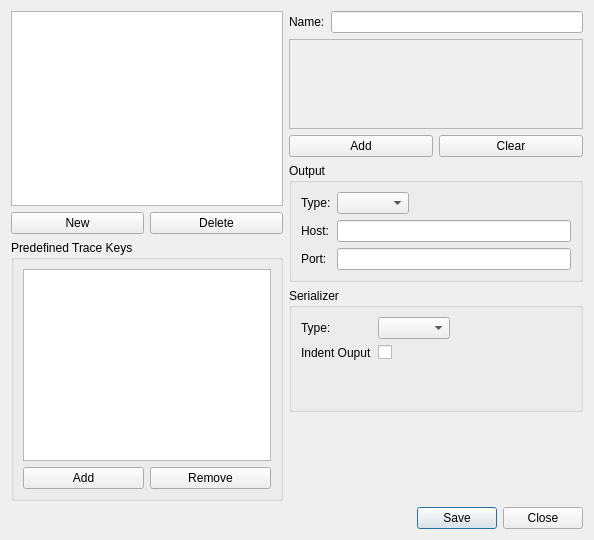
<?xml version="1.0" encoding="UTF-8"?>
<ui version="4.0">
 <class>ConfigEditor</class>
 <widget class="QDialog" name="ConfigEditor">
  <property name="geometry">
   <rect>
    <x>0</x>
    <y>0</y>
    <width>594</width>
    <height>540</height>
   </rect>
  </property>
  <property name="windowTitle">
   <string>Trace Configuration</string>
  </property>
  <layout class="QGridLayout" name="gridLayout_3">
   <item row="0" column="0">
    <layout class="QVBoxLayout" name="verticalLayout">
     <item>
      <widget class="QListWidget" name="processList"/>
     </item>
     <item>
      <layout class="QHBoxLayout" name="horizontalLayout_3"/>
     </item>
     <item>
      <layout class="QHBoxLayout" name="horizontalLayout_2">
       <item>
        <widget class="QPushButton" name="newConfigButton">
         <property name="text">
          <string>New</string>
         </property>
        </widget>
       </item>
       <item>
        <widget class="QPushButton" name="delConfigButton">
         <property name="text">
          <string>Delete</string>
         </property>
        </widget>
       </item>
      </layout>
     </item>
    </layout>
   </item>
   <item row="0" column="1" rowspan="2">
    <layout class="QVBoxLayout" name="verticalLayout_2">
     <item>
      <layout class="QHBoxLayout" name="horizontalLayout">
       <item>
        <widget class="QLabel" name="nameLabel">
         <property name="text">
          <string>Name:</string>
         </property>
        </widget>
       </item>
       <item>
        <widget class="QLineEdit" name="nameEdit"/>
       </item>
      </layout>
     </item>
     <item>
      <widget class="QScrollArea" name="scrollArea">
       <property name="widgetResizable">
        <bool>true</bool>
       </property>
       <widget class="QWidget" name="scrollAreaWidgetContents_2">
        <property name="geometry">
         <rect>
          <x>0</x>
          <y>0</y>
          <width>291</width>
          <height>94</height>
         </rect>
        </property>
       </widget>
      </widget>
     </item>
     <item>
      <layout class="QHBoxLayout" name="horizontalLayout_4">
       <item>
        <widget class="QPushButton" name="addFilterButton">
         <property name="text">
          <string>Add</string>
         </property>
        </widget>
       </item>
       <item>
        <widget class="QPushButton" name="clearFiltersButton">
         <property name="text">
          <string>Clear</string>
         </property>
        </widget>
       </item>
      </layout>
     </item>
     <item>
      <widget class="QGroupBox" name="outputBox">
       <property name="title">
        <string>Output</string>
       </property>
       <layout class="QFormLayout" name="formLayout">
        <property name="fieldGrowthPolicy">
         <enum>QFormLayout::ExpandingFieldsGrow</enum>
        </property>
        <item row="0" column="0">
         <widget class="QLabel" name="label">
          <property name="text">
           <string>Type:</string>
          </property>
         </widget>
        </item>
        <item row="0" column="1">
         <widget class="QComboBox" name="outputTypeComboBox"/>
        </item>
        <item row="1" column="0">
         <widget class="QLabel" name="hostLabel">
          <property name="text">
           <string>Host:</string>
          </property>
         </widget>
        </item>
        <item row="1" column="1">
         <widget class="QLineEdit" name="hostEdit"/>
        </item>
        <item row="2" column="0">
         <widget class="QLabel" name="portLabel">
          <property name="text">
           <string>Port:</string>
          </property>
         </widget>
        </item>
        <item row="2" column="1">
         <widget class="QLineEdit" name="portEdit"/>
        </item>
       </layout>
      </widget>
     </item>
     <item>
      <widget class="QGroupBox" name="outputBox_2">
       <property name="title">
        <string>Serializer</string>
       </property>
       <layout class="QGridLayout" name="gridLayout_2">
        <item row="0" column="0">
         <widget class="QLabel" name="label_4">
          <property name="text">
           <string>Type:</string>
          </property>
         </widget>
        </item>
        <item row="0" column="1">
         <widget class="QComboBox" name="serializerComboBox"/>
        </item>
        <item row="0" column="2">
         <spacer name="horizontalSpacer">
          <property name="orientation">
           <enum>Qt::Horizontal</enum>
          </property>
          <property name="sizeHint" stdset="0">
           <size>
            <width>128</width>
            <height>20</height>
           </size>
          </property>
         </spacer>
        </item>
        <item row="1" column="0">
         <widget class="QLabel" name="beautifiedLabel">
          <property name="text">
           <string>Indent Ouput</string>
          </property>
         </widget>
        </item>
        <item row="1" column="1">
         <widget class="QCheckBox" name="beautifiedCheckBox">
          <property name="layoutDirection">
           <enum>Qt::LeftToRight</enum>
          </property>
          <property name="text">
           <string/>
          </property>
         </widget>
        </item>
        <item row="2" column="1">
         <spacer name="verticalSpacer">
          <property name="orientation">
           <enum>Qt::Vertical</enum>
          </property>
          <property name="sizeHint" stdset="0">
           <size>
            <width>20</width>
            <height>40</height>
           </size>
          </property>
         </spacer>
        </item>
       </layout>
      </widget>
     </item>
     <item>
      <spacer name="verticalSpacer_2">
       <property name="orientation">
        <enum>Qt::Vertical</enum>
       </property>
       <property name="sizeHint" stdset="0">
        <size>
         <width>20</width>
         <height>16</height>
        </size>
       </property>
      </spacer>
     </item>
    </layout>
   </item>
   <item row="1" column="0">
    <widget class="QGroupBox" name="traceKeyBox">
     <property name="title">
      <string>Predefined Trace Keys</string>
     </property>
     <layout class="QGridLayout" name="gridLayout">
      <item row="0" column="0" colspan="2">
       <widget class="QListWidget" name="traceKeyList"/>
      </item>
      <item row="1" column="0">
       <widget class="QPushButton" name="addTraceKeyButton">
        <property name="text">
         <string>Add</string>
        </property>
       </widget>
      </item>
      <item row="1" column="1">
       <widget class="QPushButton" name="removeTraceKeyButton">
        <property name="text">
         <string>Remove</string>
        </property>
       </widget>
      </item>
     </layout>
    </widget>
   </item>
   <item row="2" column="1">
    <widget class="QDialogButtonBox" name="buttonBox">
     <property name="orientation">
      <enum>Qt::Horizontal</enum>
     </property>
     <property name="standardButtons">
      <set>QDialogButtonBox::Close|QDialogButtonBox::Save</set>
     </property>
    </widget>
   </item>
  </layout>
 </widget>
 <resources/>
 <connections>
  <connection>
   <sender>buttonBox</sender>
   <signal>accepted()</signal>
   <receiver>ConfigEditor</receiver>
   <slot>accept()</slot>
   <hints>
    <hint type="sourcelabel">
     <x>222</x>
     <y>610</y>
    </hint>
    <hint type="destinationlabel">
     <x>157</x>
     <y>274</y>
    </hint>
   </hints>
  </connection>
  <connection>
   <sender>buttonBox</sender>
   <signal>rejected()</signal>
   <receiver>ConfigEditor</receiver>
   <slot>reject()</slot>
   <hints>
    <hint type="sourcelabel">
     <x>290</x>
     <y>610</y>
    </hint>
    <hint type="destinationlabel">
     <x>286</x>
     <y>274</y>
    </hint>
   </hints>
  </connection>
 </connections>
</ui>
